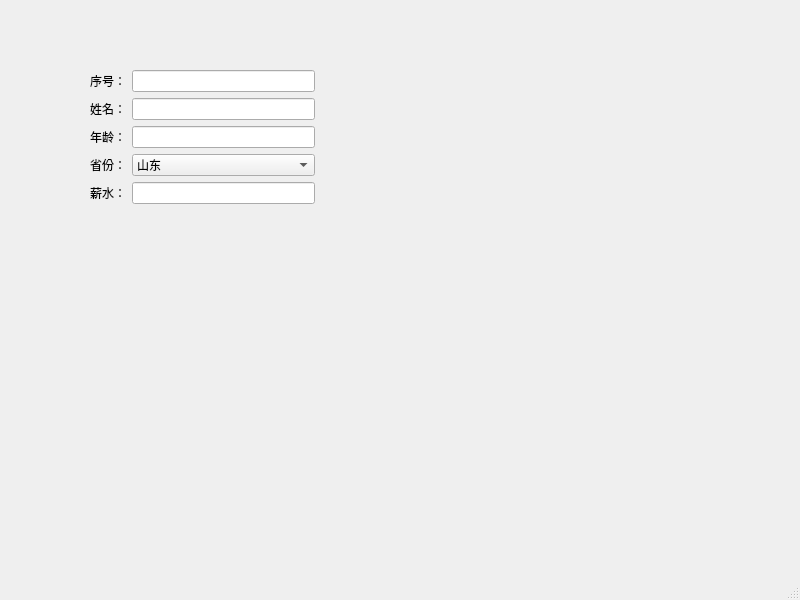
<?xml version="1.0" encoding="UTF-8"?>
<ui version="4.0">
 <class>MainWindow</class>
 <widget class="QMainWindow" name="MainWindow">
  <property name="geometry">
   <rect>
    <x>0</x>
    <y>0</y>
    <width>800</width>
    <height>600</height>
   </rect>
  </property>
  <property name="windowTitle">
   <string>MainWindow</string>
  </property>
  <widget class="QWidget" name="centralwidget">
   <widget class="QWidget" name="layoutWidget">
    <property name="geometry">
     <rect>
      <x>90</x>
      <y>70</y>
      <width>225</width>
      <height>147</height>
     </rect>
    </property>
    <layout class="QFormLayout" name="formLayout">
     <item row="0" column="0">
      <widget class="QLabel" name="label">
       <property name="text">
        <string>序号：</string>
       </property>
      </widget>
     </item>
     <item row="0" column="1">
      <widget class="QLineEdit" name="lineEdit"/>
     </item>
     <item row="1" column="0">
      <widget class="QLabel" name="label_2">
       <property name="text">
        <string>姓名：</string>
       </property>
      </widget>
     </item>
     <item row="1" column="1">
      <widget class="QLineEdit" name="lineEdit_2"/>
     </item>
     <item row="2" column="0">
      <widget class="QLabel" name="label_3">
       <property name="text">
        <string>年龄：</string>
       </property>
      </widget>
     </item>
     <item row="2" column="1">
      <widget class="QLineEdit" name="lineEdit_3"/>
     </item>
     <item row="3" column="0">
      <widget class="QLabel" name="label_4">
       <property name="text">
        <string>省份：</string>
       </property>
      </widget>
     </item>
     <item row="3" column="1">
      <widget class="QComboBox" name="comboBox">
       <item>
        <property name="text">
         <string>山东</string>
        </property>
       </item>
       <item>
        <property name="text">
         <string>河南</string>
        </property>
       </item>
       <item>
        <property name="text">
         <string>河北</string>
        </property>
       </item>
       <item>
        <property name="text">
         <string>广东</string>
        </property>
       </item>
       <item>
        <property name="text">
         <string>内蒙古</string>
        </property>
       </item>
       <item>
        <property name="text">
         <string>新疆</string>
        </property>
       </item>
      </widget>
     </item>
     <item row="4" column="0">
      <widget class="QLabel" name="label_5">
       <property name="text">
        <string>薪水：</string>
       </property>
      </widget>
     </item>
     <item row="4" column="1">
      <widget class="QLineEdit" name="lineEdit_5"/>
     </item>
    </layout>
   </widget>
  </widget>
  <widget class="QMenuBar" name="menubar">
   <property name="geometry">
    <rect>
     <x>0</x>
     <y>0</y>
     <width>800</width>
     <height>26</height>
    </rect>
   </property>
  </widget>
  <widget class="QStatusBar" name="statusbar"/>
 </widget>
 <resources/>
 <connections/>
</ui>
